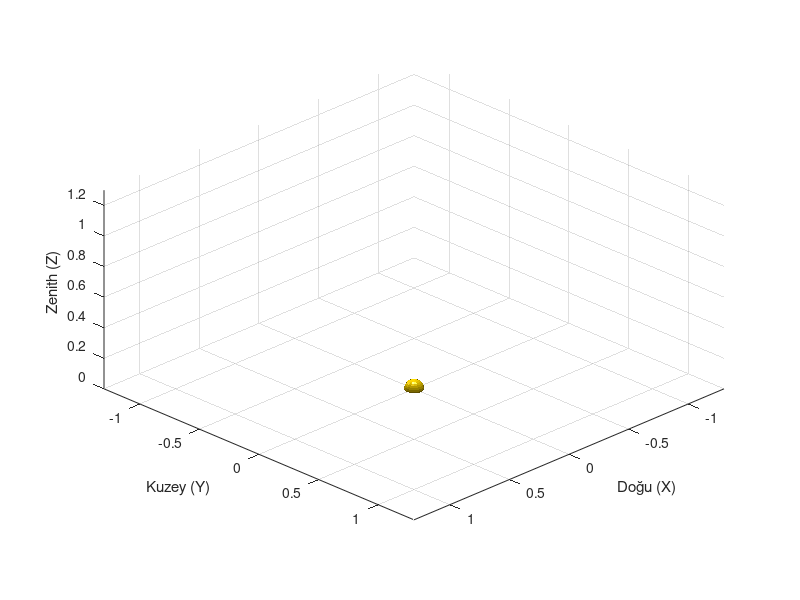

Reproduce this figure in MATLAB. (Note: this script raises an error after producing the figure.)
function handles = initSolarWorld(R_dome)
% INITSOLNARWORLD - Initialize 3D solar tracker visualization
%
% PARAMETER OWNERSHIP: Visualization module owns dome and camera parameters
%
% Inputs:
%   R_dome (optional) - Dome radius [meters] (default: 1.5)
%
% Outputs:
%   handles - Structure with graphics object handles
%
% Turkish comments preserved from original implementation
% İz Yolları ve Pointer Eklendi

    % OWNED PARAMETERS: Visualization configuration
    if nargin < 1 || isempty(R_dome)
        R_dome = 1.5;  % Default dome radius [meters]
    end
    
    f = figure('Name', 'Solar Tracker Digital Twin (Trajectory)', 'Color', 'w', ...
               'Position', [50 50 1200 800], 'Renderer', 'opengl');
    ax = axes('Parent', f);
    axis equal; grid on; hold on;
    xlabel('Doğu (X)'); ylabel('Kuzey (Y)'); zlabel('Zenith (Z)');
    
    % Kamera 1.0m mesafeye uygun
    ViewLimit = 1.3; 
    xlim([-ViewLimit ViewLimit]); ylim([-ViewLimit ViewLimit]); zlim([0 ViewLimit]);
    view(135, 25);
    
    % Gökyüzü (Kısaltıldı)
    SkyRadius = R_dome * 1.5; 
    [sx, sy, sz] = sphere(30); half_idx = sz>=0;
    % Basit gökyüzü renklendirme
    zenithColor = [0.0, 0.4, 0.8]; horizonColor = [0.7, 0.85, 1.0];
    normZ = sz(half_idx);
    CData = zeros(sum(half_idx(:)), 3);
    for i=1:size(CData,1), CData(i,:) = horizonColor*(1-normZ(i)) + zenithColor*normZ(i); end
    skyX=sx(half_idx)*SkyRadius; skyY=sy(half_idx)*SkyRadius; skyZ=sz(half_idx)*SkyRadius;
    % surface(skyX, skyY, skyZ, CData, 'EdgeColor', 'none', 'FaceLighting', 'none'); 
    % (Performans için gökyüzünü kapattım, istersen açabilirsin)

    % Zemin
    patch(SkyRadius*cos(0:0.1:2*pi), SkyRadius*sin(0:0.1:2*pi), zeros(1,63)-0.02, ...
          [0.3 0.35 0.4], 'EdgeColor', 'none', 'FaceAlpha', 0.5);

    % --- GÜNEŞ ---
    SunRadius = 0.06; 
    [sx, sy, sz] = sphere(15); 
    handles.h_Sun = surface(sx*SunRadius, sy*SunRadius, sz*SunRadius, ...
                            'FaceColor', '#FFD700', 'EdgeColor', 'none', ...
                            'AmbientStrength', 1.0);
    handles.SunRadius = SunRadius; 
    handles.h_SunLight = light('Position', [0 0 5], 'Style', 'local', 'Color', [1 1 0.95]);
    light('Position', [0 -5 2], 'Style', 'infinite', 'Color', [0.3 0.3 0.4]); 
    material shiny;
    
    % --- YENİ GÖRSELLER ---
    
    % 1. Güneş Hedef Çizgisi (Turuncu)
    handles.h_SunLine = plot3([0 0], [0 0], [0 0], 'Color', '#FFD700', 'LineWidth', 1, 'LineStyle', '--');
    
    % 2. Tracker Pointer (Kırmızı - Lazer gibi nereye baktığını gösterir)
    handles.h_TrackerLine = plot3([0 0], [0 0], [0 0], 'Color', 'r', 'LineWidth', 2);
    
    % 3. İZ YOLLARI (Animated Lines)
    % Güneşin geçtiği yol (Sarı)
    handles.h_PathSun = animatedline('Color', '#FFC000', 'LineWidth', 1.5, 'LineStyle', ':');
    
    % Tracker'ın baktığı yol (Kırmızı)
    handles.h_PathTracker = animatedline('Color', 'r', 'LineWidth', 2);

    handles.h_Title = title('Sistem Başlatılıyor...', 'FontSize', 12);
    
    % Eksenler
    quiver3(0,0,0, 0.2,0,0, 'r', 'LineWidth',2);
    quiver3(0,0,0, 0,0.2,0, 'g', 'LineWidth',2);
    quiver3(0,0,0, 0,0,0.2, 'b', 'LineWidth',2);
end
